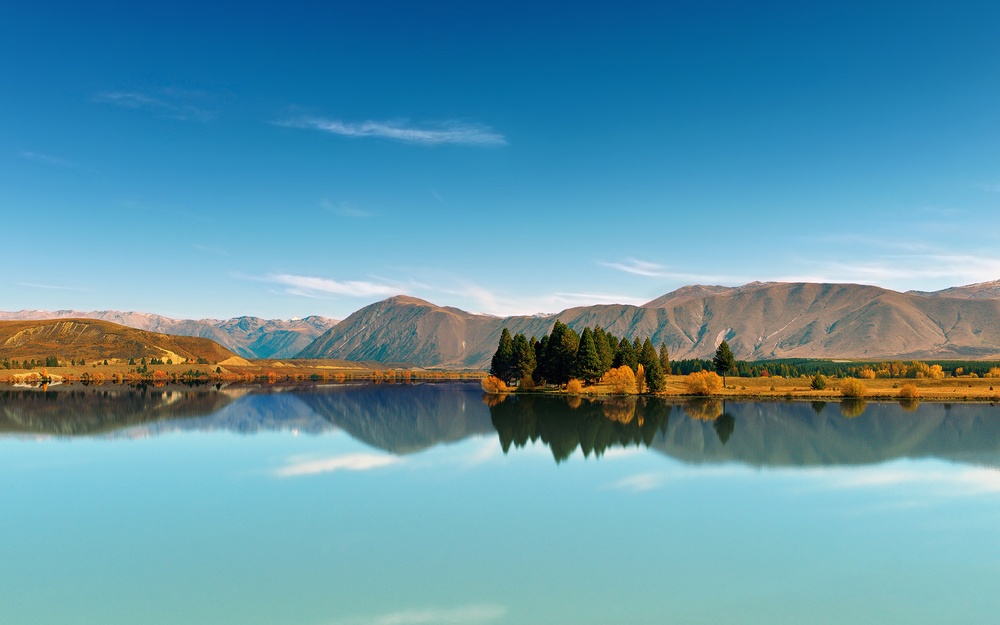
#> input picture resource/opencv/timg.jpg, 1000 x 625 px, shrunk from 1920 x 1200 before the run
$ python 05ImageEdge1.py   (older library calls are emulated)
#> lines starting #> are read from the running program, lines starting #| are printed output that depends on the picture
### src/App.py
#! /usr/bin/python
# coding=UTF-8
# version:python3.x


import datetime
import logging
import os

"""常用设置和共用方法"""

# 设置编码
ENCODING = "UTF-8"


# 获取工程路径
BASE_PATH = os.getcwd().replace("\\", "/").split("src/")[0]


def trim_path(file_name):
    """返回标准的路径"""
    return os.path.normpath(file_name).replace("\\", "/")


def base_path_file(file_name):
    """获取完整的文件路径"""
    return trim_path(BASE_PATH + file_name)


def resource_file(file_name):
    """返回完整的资源文件路径"""
    return trim_path(BASE_PATH + "resource/" + file_name)


def temp_file(file_name):
    """返回完整的临时文件路径"""
    return trim_path(BASE_PATH + "resource/temp/" + file_name)


# [20 lines left out: function logger, not called in this run]


def date_time_str():
    """获取当前时间"""
    return datetime.datetime.now().strftime('%Y-%m-%d %H:%M:%S')

# MIDI (mid)，文件
FILE_PREFIX_MIDI = "4D546864"
# JPEG (jpg)，文件
FILE_PREFIX_JPEG = "FFD8FF"
# PNG文件
FILE_PREFIX_PNG = "89504E47"
# 4.  GIF (gif)，文件
FILE_PREFIX_GIF = "47494638"
# TIFF (tif)，文件
FILE_PREFIX_TIFF = "49492A00"
# Windows Bitmap (bmp)，文件
FILE_PREFIX_BMP = "424D"
# CAD (dwg)，文件
FILE_PREFIX_CAD = "41433130"
# Adobe Photoshop (psd)，文件
FILE_PREFIX_PSD = "38425053"
# Rich Text Format (rtf)，文件
FILE_PREFIX_RTF = "7B5C727466"
# XML (xml)，文件
FILE_PREFIX_XML = "3C3F786D6C"
# HTML (html)，文件
FILE_PREFIX_HTML = "68746D6C3E"
# Email [thorough only] (eml)，文件
FILE_PREFIX_EML = "44656C69766572792D646174653A"
# Outlook Express (dbx)，文件
FILE_PREFIX_DBX = "CFAD12FEC5FD746F"
# Outlook (pst)，文件
FILE_PREFIX_PST = "2142444E"
# MS Word/Excel (xls.or.doc)，文件
FILE_PREFIX_OFFICE = "D0CF11E0"
# MS Access (mdb)，文件
FILE_PREFIX_MDB = "5374616E64617264204A"
# WordPerfect (wpd)，文件
FILE_PREFIX_WPD = "FF575043"
# Postscript (eps.or.ps)，文件
FILE_PREFIX_EPS = "252150532D41646F6265"
# Adobe Acrobat (pdf)，文件
FILE_PREFIX_PDF = "255044462D312E"
# Quicken (qdf)，文件
FILE_PREFIX_QDF = "AC9EBD8F"
# Windows Password (pwl)，文件
FILE_PREFIX_PWL = "E3828596"
# ZIP Archive (zip)，文件
FILE_PREFIX_ZIP = "504B0304"
# RAR Archive (rar)，文件
FILE_PREFIX_RAR = "52617221"
# Wave (wav)，文件
FILE_PREFIX_WAV = "57415645"
# AVI (avi)，文件
FILE_PREFIX_AVI = "52494646"
# Real Audio (ram)，文件
FILE_PREFIX_RAM = "2E7261FD"
# Real Media (rm)，文件
FILE_PREFIX_RM = "2E524D46"
# Windows Media Audio（wma）（asf）,文件
FILE_PREFIX_WMA = "3026b2758e66cf"
# wrf, 文件
FILE_PREFIX_WRF = "574f5446000600"
# MPEG (mpg)，文件
FILE_PREFIX_MPG = "000001BA"
# MPEG (mpg)，文件
FILE_PREFIX_MPG = "000001B3"
# Quicktime (mov)，文件
FILE_PREFIX_MOV = "6D6F6F76"
# Windows Media (asf)，文件
FILE_PREFIX_ASF = "3026B2758E66CF11"


# [7 lines that do not run on import are left out]

### src/opencv/05ImageEdge1.py

# coding:UTF-8

import cv2
from src import App

img_file = App.resource_file("/opencv/timg.jpg")
im=cv2.imread(img_file, 0)
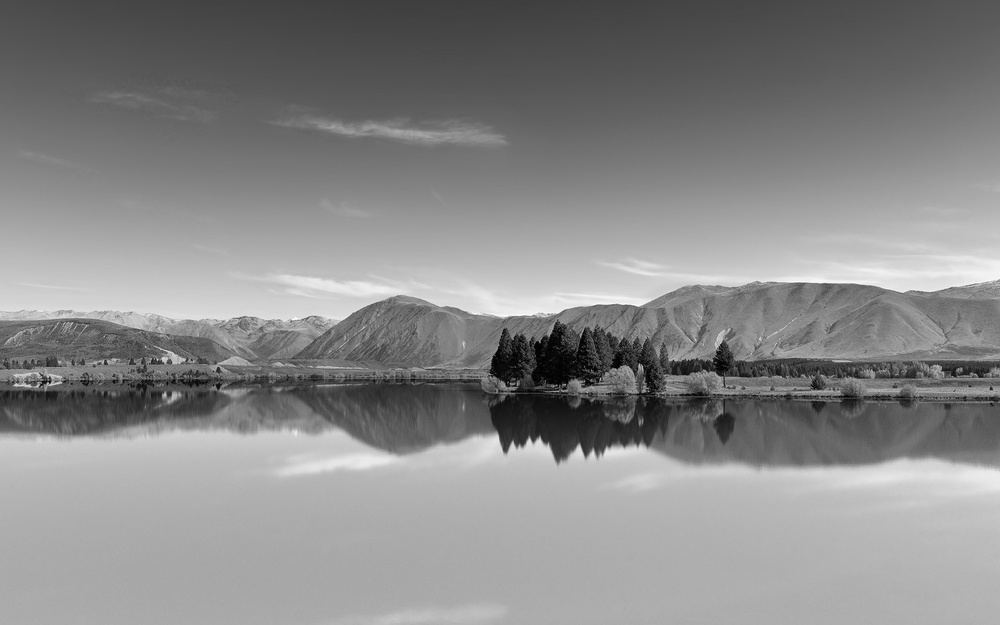
#> im: shape (625, 1000); min 0, max 255, mean 136.4

#> (the run stopped early here; a loop or call above may not have finished)
